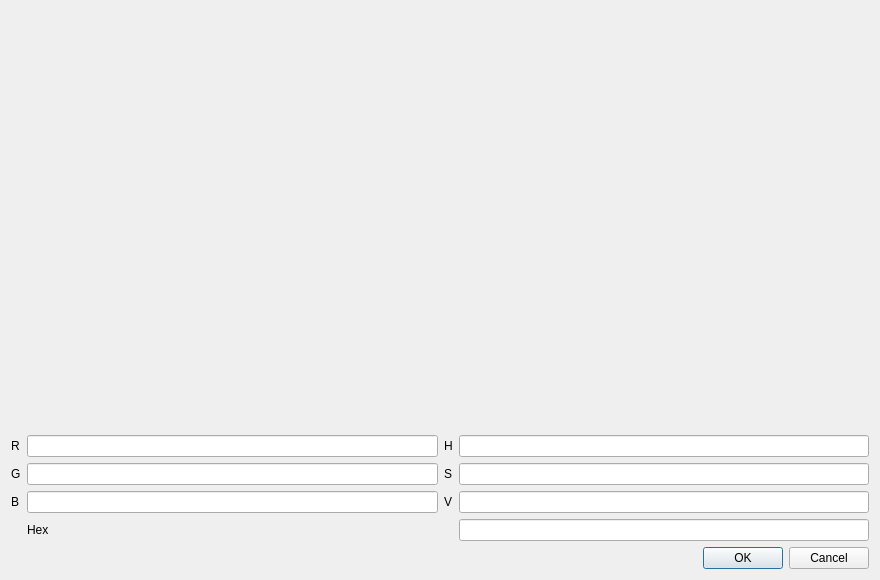
<?xml version="1.0" encoding="UTF-8"?>
<ui version="4.0">
 <class>ColorDialog</class>
 <widget class="QDialog" name="ColorDialog">
  <property name="geometry">
   <rect>
    <x>0</x>
    <y>0</y>
    <width>880</width>
    <height>580</height>
   </rect>
  </property>
  <property name="windowTitle">
   <string>Color Dialog</string>
  </property>
  <layout class="QVBoxLayout" name="verticalLayout" stretch="1,0,0">
   <item>
    <widget class="ColorTableWidget" name="colors" native="true"/>
   </item>
   <item>
    <layout class="QGridLayout" name="gridLayout">
     <item row="0" column="0">
      <widget class="QLabel" name="label">
       <property name="text">
        <string>R</string>
       </property>
      </widget>
     </item>
     <item row="0" column="1">
      <widget class="IntLineEdit" name="r"/>
     </item>
     <item row="0" column="2">
      <widget class="QLabel" name="label_4">
       <property name="text">
        <string>H</string>
       </property>
      </widget>
     </item>
     <item row="0" column="3">
      <widget class="IntLineEdit" name="h"/>
     </item>
     <item row="1" column="0">
      <widget class="QLabel" name="label_2">
       <property name="text">
        <string>G</string>
       </property>
      </widget>
     </item>
     <item row="1" column="1">
      <widget class="IntLineEdit" name="g"/>
     </item>
     <item row="1" column="2">
      <widget class="QLabel" name="label_5">
       <property name="text">
        <string>S</string>
       </property>
      </widget>
     </item>
     <item row="1" column="3">
      <widget class="IntLineEdit" name="s"/>
     </item>
     <item row="2" column="0">
      <widget class="QLabel" name="label_3">
       <property name="text">
        <string>B</string>
       </property>
      </widget>
     </item>
     <item row="2" column="1">
      <widget class="IntLineEdit" name="b"/>
     </item>
     <item row="2" column="2">
      <widget class="QLabel" name="label_6">
       <property name="text">
        <string>V</string>
       </property>
      </widget>
     </item>
     <item row="2" column="3">
      <widget class="IntLineEdit" name="v"/>
     </item>
     <item row="3" column="3">
      <widget class="QLineEdit" name="hex"/>
     </item>
     <item row="3" column="1" colspan="2">
      <widget class="QLabel" name="label_7">
       <property name="text">
        <string>Hex</string>
       </property>
      </widget>
     </item>
    </layout>
   </item>
   <item>
    <widget class="QDialogButtonBox" name="buttonBox">
     <property name="orientation">
      <enum>Qt::Horizontal</enum>
     </property>
     <property name="standardButtons">
      <set>QDialogButtonBox::Cancel|QDialogButtonBox::Ok</set>
     </property>
    </widget>
   </item>
  </layout>
 </widget>
 <customwidgets>
  <customwidget>
   <class>ColorTableWidget</class>
   <extends>QWidget</extends>
   <header>colortablewidget.h</header>
   <container>1</container>
  </customwidget>
  <customwidget>
   <class>IntLineEdit</class>
   <extends>QLineEdit</extends>
   <header>widget/intlineedit.h</header>
  </customwidget>
 </customwidgets>
 <resources/>
 <connections>
  <connection>
   <sender>buttonBox</sender>
   <signal>accepted()</signal>
   <receiver>ColorDialog</receiver>
   <slot>accept()</slot>
   <hints>
    <hint type="sourcelabel">
     <x>248</x>
     <y>254</y>
    </hint>
    <hint type="destinationlabel">
     <x>157</x>
     <y>274</y>
    </hint>
   </hints>
  </connection>
  <connection>
   <sender>buttonBox</sender>
   <signal>rejected()</signal>
   <receiver>ColorDialog</receiver>
   <slot>reject()</slot>
   <hints>
    <hint type="sourcelabel">
     <x>316</x>
     <y>260</y>
    </hint>
    <hint type="destinationlabel">
     <x>286</x>
     <y>274</y>
    </hint>
   </hints>
  </connection>
 </connections>
</ui>
